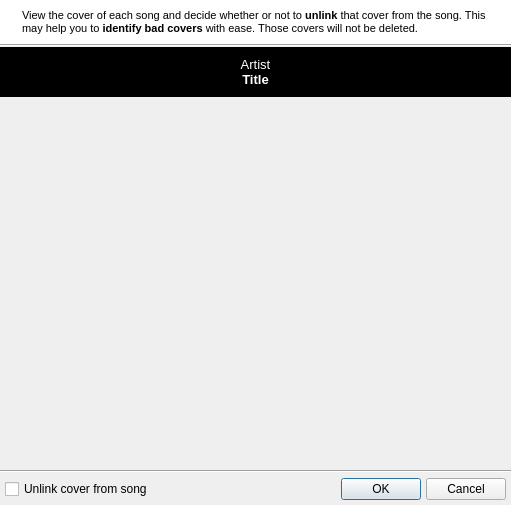
<?xml version="1.0" encoding="UTF-8"?>
<ui version="4.0">
 <class>QUSlideShowDialog</class>
 <widget class="QDialog" name="QUSlideShowDialog">
  <property name="geometry">
   <rect>
    <x>0</x>
    <y>0</y>
    <width>511</width>
    <height>505</height>
   </rect>
  </property>
  <property name="windowTitle">
   <string>Review Pictures</string>
  </property>
  <property name="windowIcon">
   <iconset resource="../resources/uman.qrc">
    <normaloff>:/types/picture.png</normaloff>:/types/picture.png</iconset>
  </property>
  <layout class="QVBoxLayout" name="verticalLayout_2">
   <property name="spacing">
    <number>0</number>
   </property>
   <property name="margin">
    <number>0</number>
   </property>
   <item>
    <widget class="QFrame" name="frame">
     <property name="palette">
      <palette>
       <active>
        <colorrole role="Base">
         <brush brushstyle="SolidPattern">
          <color alpha="255">
           <red>255</red>
           <green>255</green>
           <blue>255</blue>
          </color>
         </brush>
        </colorrole>
        <colorrole role="Window">
         <brush brushstyle="SolidPattern">
          <color alpha="255">
           <red>255</red>
           <green>255</green>
           <blue>255</blue>
          </color>
         </brush>
        </colorrole>
       </active>
       <inactive>
        <colorrole role="Base">
         <brush brushstyle="SolidPattern">
          <color alpha="255">
           <red>255</red>
           <green>255</green>
           <blue>255</blue>
          </color>
         </brush>
        </colorrole>
        <colorrole role="Window">
         <brush brushstyle="SolidPattern">
          <color alpha="255">
           <red>255</red>
           <green>255</green>
           <blue>255</blue>
          </color>
         </brush>
        </colorrole>
       </inactive>
       <disabled>
        <colorrole role="Base">
         <brush brushstyle="SolidPattern">
          <color alpha="255">
           <red>255</red>
           <green>255</green>
           <blue>255</blue>
          </color>
         </brush>
        </colorrole>
        <colorrole role="Window">
         <brush brushstyle="SolidPattern">
          <color alpha="255">
           <red>255</red>
           <green>255</green>
           <blue>255</blue>
          </color>
         </brush>
        </colorrole>
       </disabled>
      </palette>
     </property>
     <property name="autoFillBackground">
      <bool>true</bool>
     </property>
     <property name="frameShadow">
      <enum>QFrame::Raised</enum>
     </property>
     <layout class="QHBoxLayout" name="_2">
      <item>
       <widget class="QLabel" name="infoIconLbl">
        <property name="sizePolicy">
         <sizepolicy hsizetype="Fixed" vsizetype="Preferred">
          <horstretch>0</horstretch>
          <verstretch>0</verstretch>
         </sizepolicy>
        </property>
        <property name="text">
         <string/>
        </property>
        <property name="pixmap">
         <pixmap resource="../resources/uman.qrc">:/marks/information.png</pixmap>
        </property>
        <property name="alignment">
         <set>Qt::AlignLeading|Qt::AlignLeft|Qt::AlignTop</set>
        </property>
       </widget>
      </item>
      <item>
       <widget class="QLabel" name="textLbl">
        <property name="text">
         <string>&lt;!DOCTYPE HTML PUBLIC &quot;-//W3C//DTD HTML 4.0//EN&quot; &quot;http://www.w3.org/TR/REC-html40/strict.dtd&quot;&gt;
&lt;html&gt;&lt;head&gt;&lt;meta name=&quot;qrichtext&quot; content=&quot;1&quot; /&gt;&lt;style type=&quot;text/css&quot;&gt;
p, li { white-space: pre-wrap; }
&lt;/style&gt;&lt;/head&gt;&lt;body style=&quot; font-family:'MS Shell Dlg 2'; font-size:8.25pt; font-weight:400; font-style:normal;&quot;&gt;
&lt;p style=&quot; margin-top:0px; margin-bottom:0px; margin-left:0px; margin-right:0px; -qt-block-indent:0; text-indent:0px;&quot;&gt;&lt;span style=&quot; font-size:8pt;&quot;&gt;View the cover of each song and decide whether or not to &lt;/span&gt;&lt;span style=&quot; font-size:8pt; font-weight:600;&quot;&gt;unlink&lt;/span&gt;&lt;span style=&quot; font-size:8pt;&quot;&gt; that cover from the song. This may help you to &lt;/span&gt;&lt;span style=&quot; font-size:8pt; font-weight:600;&quot;&gt;identify bad covers&lt;/span&gt;&lt;span style=&quot; font-size:8pt;&quot;&gt; with ease. Those covers will not be deleted.&lt;/span&gt;&lt;/p&gt;&lt;/body&gt;&lt;/html&gt;</string>
        </property>
        <property name="alignment">
         <set>Qt::AlignLeading|Qt::AlignLeft|Qt::AlignTop</set>
        </property>
        <property name="wordWrap">
         <bool>true</bool>
        </property>
       </widget>
      </item>
     </layout>
    </widget>
   </item>
   <item>
    <widget class="Line" name="line">
     <property name="orientation">
      <enum>Qt::Horizontal</enum>
     </property>
    </widget>
   </item>
   <item>
    <layout class="QVBoxLayout" name="verticalLayout">
     <property name="spacing">
      <number>0</number>
     </property>
     <property name="margin">
      <number>0</number>
     </property>
     <item>
      <widget class="QLabel" name="songLbl">
       <property name="font">
        <font>
         <pointsize>10</pointsize>
        </font>
       </property>
       <property name="styleSheet">
        <string>background-color: rgb(0, 0, 0);
color: rgb(255, 255, 255);
padding: 10;</string>
       </property>
       <property name="text">
        <string>&lt;!DOCTYPE HTML PUBLIC &quot;-//W3C//DTD HTML 4.0//EN&quot; &quot;http://www.w3.org/TR/REC-html40/strict.dtd&quot;&gt;
&lt;html&gt;&lt;head&gt;&lt;meta name=&quot;qrichtext&quot; content=&quot;1&quot; /&gt;&lt;style type=&quot;text/css&quot;&gt;
p, li { white-space: pre-wrap; }
&lt;/style&gt;&lt;/head&gt;&lt;body style=&quot; font-family:'MS Shell Dlg 2'; font-size:10pt; font-weight:400; font-style:normal;&quot;&gt;
&lt;p style=&quot; margin-top:0px; margin-bottom:0px; margin-left:0px; margin-right:0px; -qt-block-indent:0; text-indent:0px;&quot;&gt;Artist&lt;/p&gt;
&lt;p style=&quot; margin-top:0px; margin-bottom:0px; margin-left:0px; margin-right:0px; -qt-block-indent:0; text-indent:0px;&quot;&gt;&lt;span style=&quot; font-weight:600;&quot;&gt;Title&lt;/span&gt;&lt;/p&gt;&lt;/body&gt;&lt;/html&gt;</string>
       </property>
       <property name="alignment">
        <set>Qt::AlignCenter</set>
       </property>
      </widget>
     </item>
     <item>
      <widget class="PictureFlow" name="pictureFlow" native="true">
       <property name="sizePolicy">
        <sizepolicy hsizetype="Preferred" vsizetype="Expanding">
         <horstretch>0</horstretch>
         <verstretch>0</verstretch>
        </sizepolicy>
       </property>
       <property name="focusPolicy">
        <enum>Qt::StrongFocus</enum>
       </property>
      </widget>
     </item>
    </layout>
   </item>
   <item>
    <widget class="Line" name="line_2">
     <property name="orientation">
      <enum>Qt::Horizontal</enum>
     </property>
    </widget>
   </item>
   <item>
    <layout class="QHBoxLayout">
     <property name="spacing">
      <number>5</number>
     </property>
     <property name="margin">
      <number>5</number>
     </property>
     <item>
      <widget class="QCheckBox" name="unlinkChk">
       <property name="text">
        <string>Unlink cover from song</string>
       </property>
       <property name="icon">
        <iconset resource="../resources/uman.qrc">
         <normaloff>:/marks/link_break.png</normaloff>:/marks/link_break.png</iconset>
       </property>
      </widget>
     </item>
     <item>
      <spacer>
       <property name="orientation">
        <enum>Qt::Horizontal</enum>
       </property>
       <property name="sizeHint" stdset="0">
        <size>
         <width>40</width>
         <height>20</height>
        </size>
       </property>
      </spacer>
     </item>
     <item>
      <widget class="QPushButton" name="acceptBtn">
       <property name="text">
        <string>OK</string>
       </property>
       <property name="icon">
        <iconset resource="../resources/uman.qrc">
         <normaloff>:/marks/accept.png</normaloff>:/marks/accept.png</iconset>
       </property>
      </widget>
     </item>
     <item>
      <widget class="QPushButton" name="rejectBtn">
       <property name="text">
        <string>Cancel</string>
       </property>
       <property name="icon">
        <iconset resource="../resources/uman.qrc">
         <normaloff>:/marks/cancel.png</normaloff>:/marks/cancel.png</iconset>
       </property>
      </widget>
     </item>
    </layout>
   </item>
  </layout>
 </widget>
 <customwidgets>
  <customwidget>
   <class>PictureFlow</class>
   <extends>QWidget</extends>
   <header>pictureflow.h</header>
   <container>1</container>
  </customwidget>
 </customwidgets>
 <resources>
  <include location="../resources/uman.qrc"/>
 </resources>
 <connections/>
</ui>
